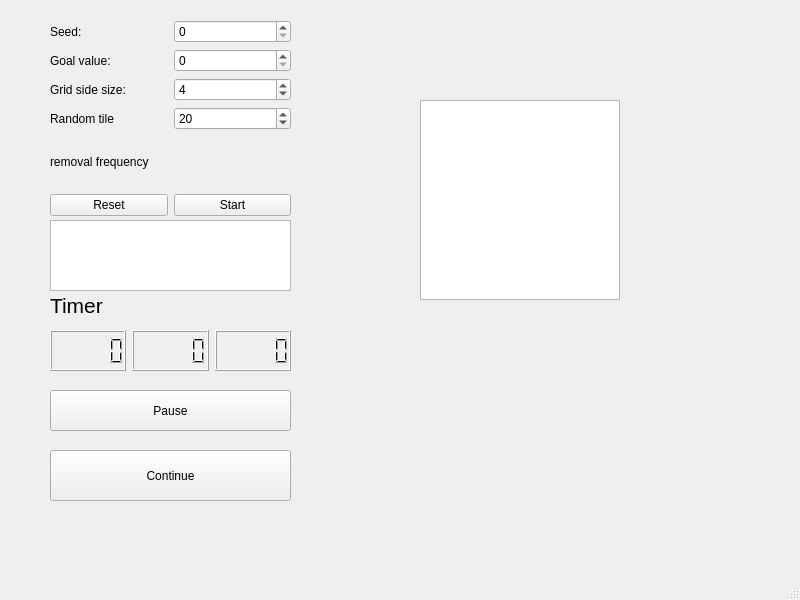
<?xml version="1.0" encoding="UTF-8"?>
<ui version="4.0">
 <class>MainWindow</class>
 <widget class="QMainWindow" name="MainWindow">
  <property name="geometry">
   <rect>
    <x>0</x>
    <y>0</y>
    <width>800</width>
    <height>600</height>
   </rect>
  </property>
  <property name="windowTitle">
   <string>MainWindow</string>
  </property>
  <widget class="QWidget" name="centralwidget">
   <widget class="QWidget" name="gridLayoutWidget">
    <property name="geometry">
     <rect>
      <x>50</x>
      <y>20</y>
      <width>241</width>
      <height>196</height>
     </rect>
    </property>
    <layout class="QGridLayout" name="gridLayout">
     <item row="2" column="1">
      <widget class="QSpinBox" name="gridSizeSpinBox">
       <property name="value">
        <number>4</number>
       </property>
      </widget>
     </item>
     <item row="3" column="1">
      <widget class="QSpinBox" name="tileRemoveSpinBox">
       <property name="minimum">
        <number>1</number>
       </property>
       <property name="value">
        <number>20</number>
       </property>
      </widget>
     </item>
     <item row="2" column="0">
      <widget class="QLabel" name="gridSizeLabel">
       <property name="text">
        <string>Grid side size:</string>
       </property>
      </widget>
     </item>
     <item row="0" column="1">
      <widget class="QSpinBox" name="seedSpinBox">
       <property name="maximum">
        <number>999</number>
       </property>
      </widget>
     </item>
     <item row="3" column="0">
      <widget class="QLabel" name="label_2">
       <property name="text">
        <string>Random tile </string>
       </property>
      </widget>
     </item>
     <item row="5" column="1">
      <widget class="QPushButton" name="startPushButton">
       <property name="text">
        <string>Start</string>
       </property>
      </widget>
     </item>
     <item row="1" column="1">
      <widget class="QSpinBox" name="goalValueSpinBox">
       <property name="maximum">
        <number>32768</number>
       </property>
      </widget>
     </item>
     <item row="0" column="0">
      <widget class="QLabel" name="seedLabel">
       <property name="text">
        <string>Seed:</string>
       </property>
      </widget>
     </item>
     <item row="5" column="0">
      <widget class="QPushButton" name="resetPushButton">
       <property name="text">
        <string>Reset</string>
       </property>
      </widget>
     </item>
     <item row="1" column="0">
      <widget class="QLabel" name="goalValueLabel">
       <property name="text">
        <string>Goal value:</string>
       </property>
      </widget>
     </item>
     <item row="4" column="0">
      <widget class="QLabel" name="label_3">
       <property name="text">
        <string>removal frequency</string>
       </property>
      </widget>
     </item>
    </layout>
   </widget>
   <widget class="QGraphicsView" name="graphicsView">
    <property name="geometry">
     <rect>
      <x>420</x>
      <y>100</y>
      <width>200</width>
      <height>200</height>
     </rect>
    </property>
   </widget>
   <widget class="QTextBrowser" name="textBrowser">
    <property name="geometry">
     <rect>
      <x>50</x>
      <y>220</y>
      <width>241</width>
      <height>71</height>
     </rect>
    </property>
   </widget>
   <widget class="QWidget" name="gridLayoutWidget_2">
    <property name="geometry">
     <rect>
      <x>50</x>
      <y>330</y>
      <width>241</width>
      <height>41</height>
     </rect>
    </property>
    <layout class="QGridLayout" name="gridLayout_2">
     <item row="1" column="1">
      <widget class="QLCDNumber" name="lcdNumberSec"/>
     </item>
     <item row="1" column="0">
      <widget class="QLCDNumber" name="lcdNumberMin"/>
     </item>
     <item row="1" column="2">
      <widget class="QLCDNumber" name="lcdNumberHundreths"/>
     </item>
    </layout>
   </widget>
   <widget class="QLabel" name="label">
    <property name="geometry">
     <rect>
      <x>50</x>
      <y>290</y>
      <width>71</width>
      <height>31</height>
     </rect>
    </property>
    <property name="font">
     <font>
      <pointsize>16</pointsize>
     </font>
    </property>
    <property name="text">
     <string>Timer</string>
    </property>
   </widget>
   <widget class="QPushButton" name="pausePushButton">
    <property name="geometry">
     <rect>
      <x>50</x>
      <y>390</y>
      <width>241</width>
      <height>41</height>
     </rect>
    </property>
    <property name="text">
     <string>Pause</string>
    </property>
   </widget>
   <widget class="QPushButton" name="continuePushButton">
    <property name="geometry">
     <rect>
      <x>50</x>
      <y>450</y>
      <width>241</width>
      <height>51</height>
     </rect>
    </property>
    <property name="text">
     <string>Continue</string>
    </property>
   </widget>
  </widget>
  <widget class="QMenuBar" name="menubar">
   <property name="geometry">
    <rect>
     <x>0</x>
     <y>0</y>
     <width>800</width>
     <height>25</height>
    </rect>
   </property>
  </widget>
  <widget class="QStatusBar" name="statusbar"/>
 </widget>
 <resources/>
 <connections/>
</ui>
